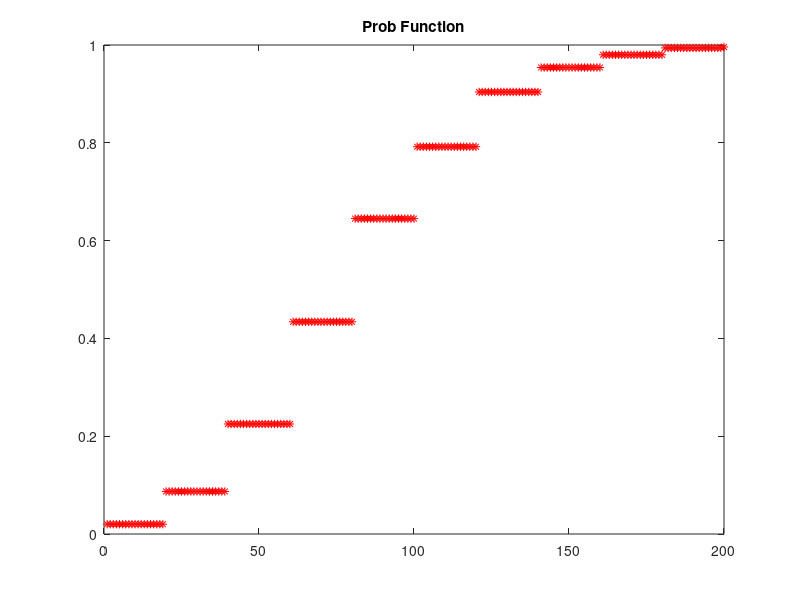
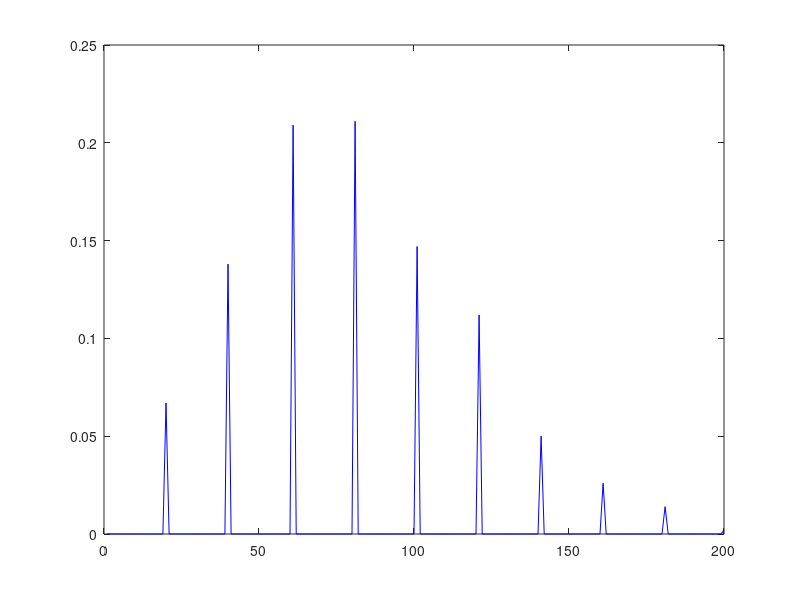

Write MATLAB code to recreate these figures, in order.
N=1000;
var=0;
lamda=4;
Esp=0;

for i = 1:N
    alpha(i)=0;
    cumul = exp(-lamda);
    ajout=cumul;
    u=rand();                           % I changed rand(i) to rand()
    while cumul < u 
        alpha(i)=alpha(i)+1;
        ajout=ajout*lamda/alpha(i);
        cumul=cumul+ajout;
    end
    poisson=alpha(i);
    Esp=Esp+poisson/N;
    var=var+(poisson*poisson)/N;
end
var=var-Esp*Esp;
disp(Esp);
disp(var);


    xMax=10;
    delta_x=0.05;
    x=0;
    j=1;
    while x<=xMax
        x=x+delta_x;
        C=0;
        Cd=0;
        for i=1:N                   % for N which is 1000 values, so we have prob divided by N           
            if ( alpha(i) <= x )
                C=C+1;
                if ( alpha(i) > x-delta_x)
                    Cd=Cd+1;
                end
            end            
        end
        Prob(j)=C/N;
        Den(j)=Cd/N;
        j=j+1;
    end
   figure;
   plot(1:j-1,Prob,'r*');
   title 'Prob Function';
   figure;
   plot(1:j-1,Den,'b-');